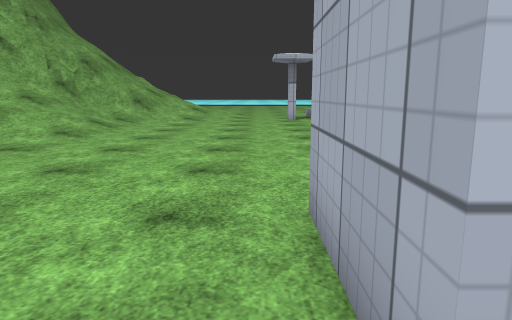
view 1 (above)

24 first-person views from a walk through a scene from a Unity 3-D project. The camera is 1.3 m above the floor, tilts 10° down and sees 70° across. The floor is counted in squares, 1 m on a side. Each view is taken from the middle of a square. On the plan, view 1 faces up. The plan holds only what a view shows up to about 15 squares ahead; the rest is blank. The place goes on beyond the plan. The player is left out. Surface patterns are stand-ins for the level's own textures.

view 2
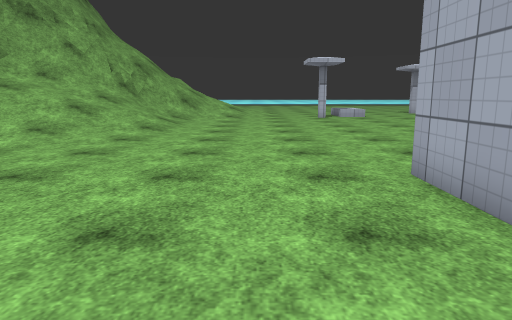

view 3
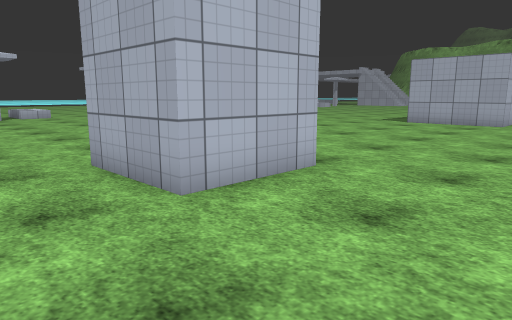

view 4
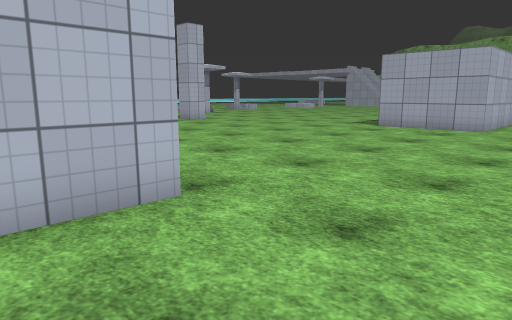

view 5
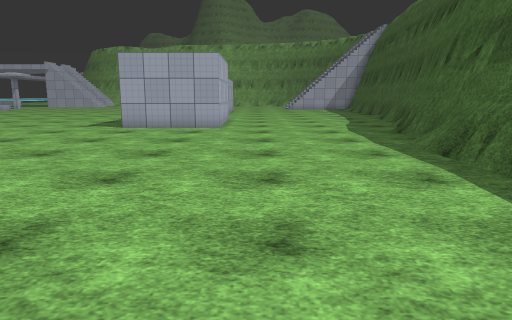

view 6
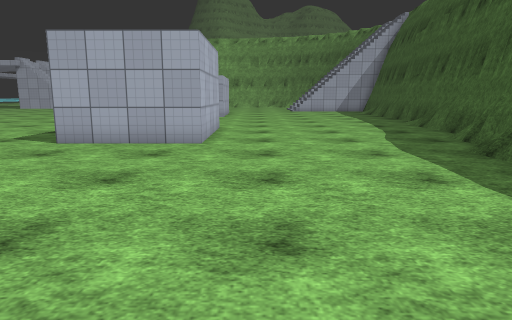

view 7
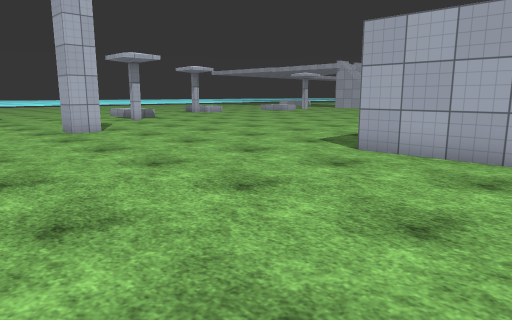

view 8
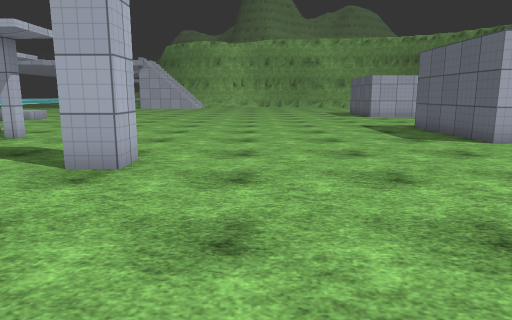

view 9
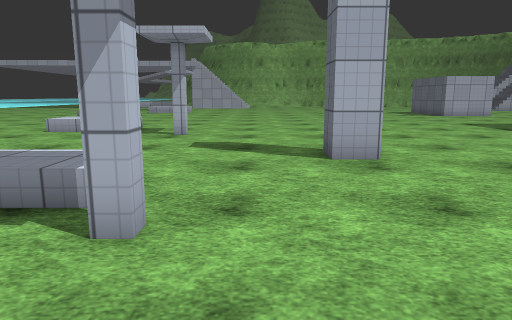

view 10
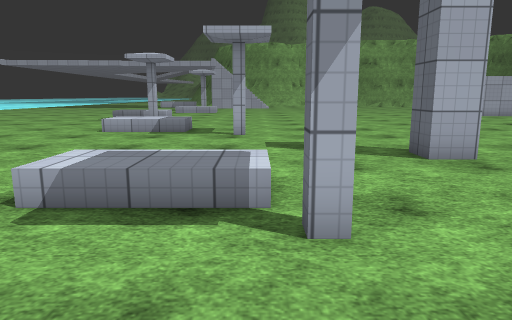

view 11
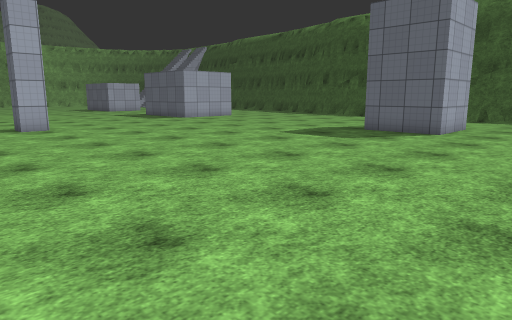

view 12
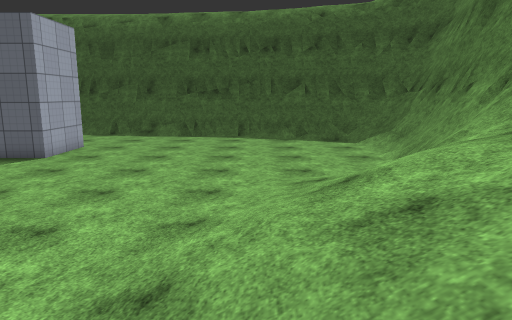

view 13
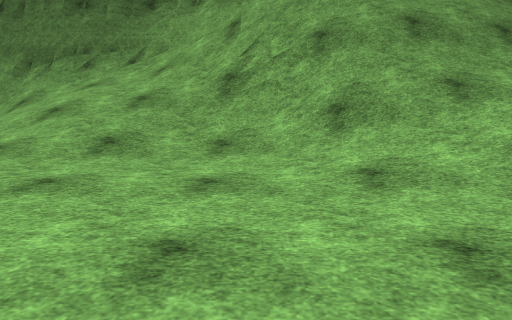

view 14
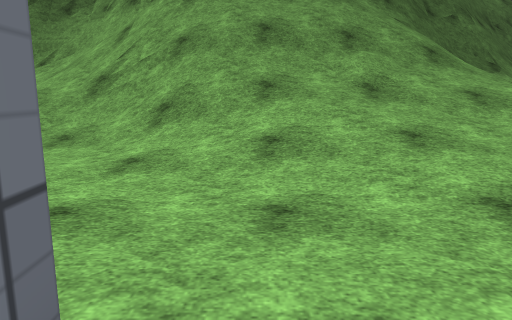

view 15
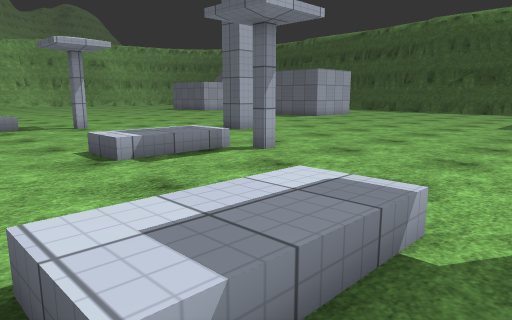

view 16
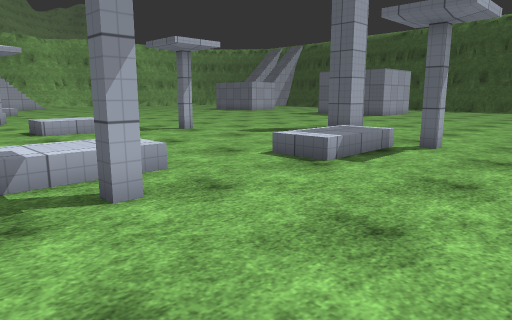

view 17
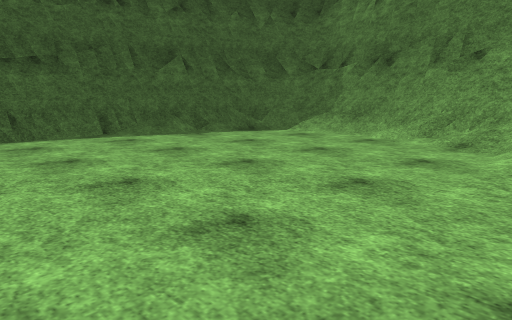

view 18
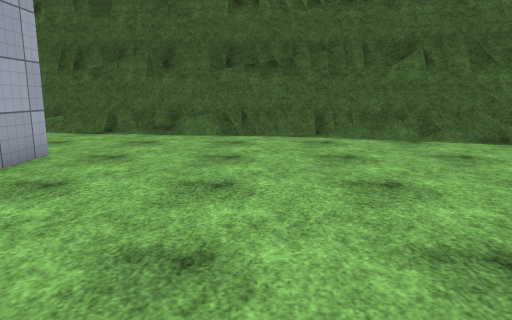

view 19
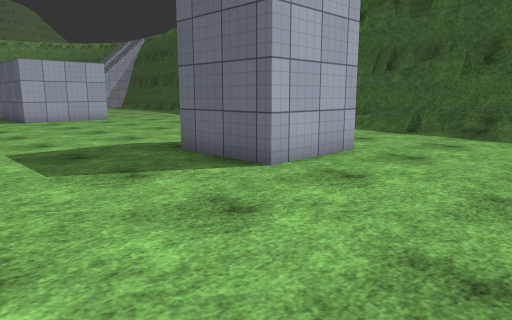

view 20
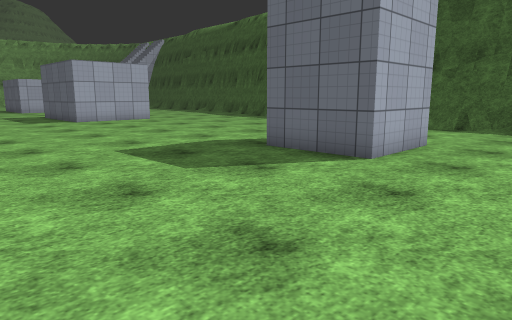

view 21
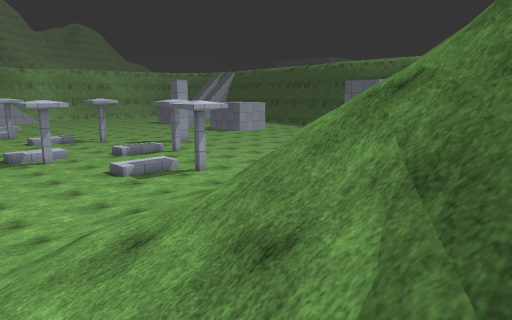

view 22
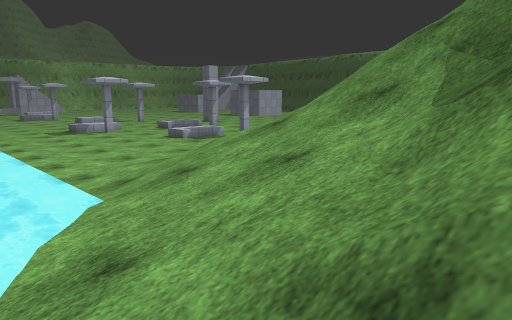

view 23
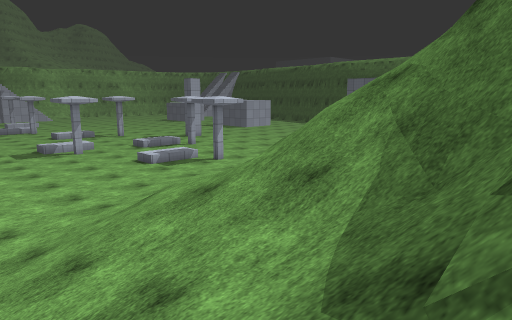

view 24
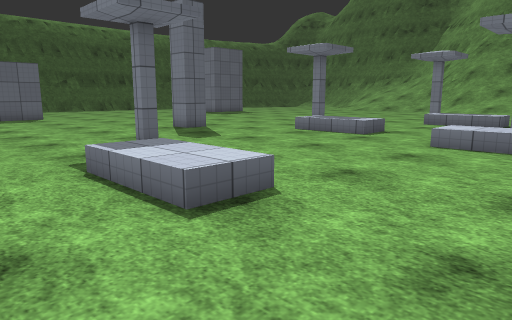

### Floor plan
Key: @ floor where view 1 was taken; # wall or solid block; . main floor; : floor 0.25 m higher than the main floor; + floor 0.5 m higher than the main floor; / step, stairs or slope; = window, fence, low wall or low ledge; ~ water the walk can cross; v drop or lower ground.
Columns run from 14 left of view 1 to 22 right of it. Each row starts with its distance up from view 1.
 35 /  /~
 34 /////~~~~~
 33 //////~~~~~~~~~
 32 =////////.........
 31 #/////////........
 30  /////////:.......
 29  =//////////......
 28  #=////// //.......              ..
 27  #=/////////........ ..         ... .
 26  ##//////////.....  .....+/ ........
 25    //////////....  ......+/..........
 24    //////////............+/..........
 23     /////////... /+............./+...
 22     /////////..../+............./+..
 21     ////////...../+....//......./+..
 20     ////////....#.  .../+...........
 19     ///////....  ....../+.......#...
 18    ///////.....  ......//..........
 17  ##//////:............#............
 16  #=//////..........................
 15 ##=//////...........................
 14 ##///////..................#........
 13 ##///////...........................
 12 ##///////...........................
 11 ##///////...........................
 10 ##//////............................
  9 ##/////.............................
  8 ##=/ //.............................
  7 ###/................................
  6 ##=/................................
  5 ##=.................................
  4 ##/............###............######
  3 #=.............#  ............#
  2 #=.............#  ............#
  1 #=/............###............######
  0 #=/...........@.....................
 -1   /.................................
 -2   #=#...............................
 -3   ####=#............................
 -4   v #######====#....................
 -5    vvv  #########==  ===#...........
 -6      vvvvvv    ##### ######==.......
 -7            vvvvv        #######=....
 -8                              ######=
 -9                              v  ####
-10                                  vv

Positions as (right, up) in squares from view 1, and headings:
1: (0, 0), facing up
2: (-2, -2), facing up
3: (-2, -3), facing up-right
4: (1, -3), facing up-right
5: (1, -1), facing right
6: (6, -1), facing right
7: (8, 0), facing up-right
8: (6, 11), facing right
9: (5, 16), facing right
10: (5, 18), facing right
11: (-4, 18), facing down-right
12: (-7, 17), facing down
13: (2, 17), facing left
14: (3, 21), facing left
15: (2, 24), facing down-right
16: (5, 27), facing down-right
17: (-1, 9), facing down-left
18: (-4, 9), facing down
19: (-4, 9), facing down-right
20: (-3, 11), facing down-right
21: (-13, 31), facing down-right
22: (-14, 35), facing down-right
23: (-14, 33), facing down-right
24: (22, 27), facing down-left
